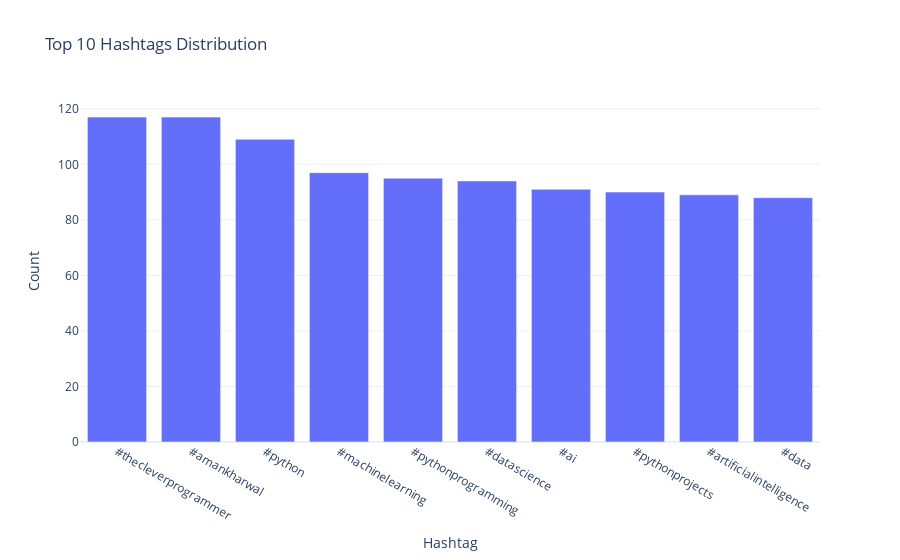

Here is the notebook cell this chart was saved with:
### Markdown cell above
Q.12: Havea look at the distribution of hashtags to see which hashtag is used the most in all the
posts as shown below

### Code cell
# Assuming 'df' is your DataFrame with a 'Hashtags' column
df['Hashtags'] = df['Hashtags'].astype(str)

# Split the hashtags into a list
hashtags_list = df['Hashtags'].str.split()

# Flatten the list of hashtags
all_hashtags = [item for sublist in hashtags_list for item in sublist]

# Create a DataFrame with the hashtag counts
hashtags_df = pd.DataFrame(all_hashtags, columns=['Hashtag'])
hashtags_counts = hashtags_df['Hashtag'].value_counts().reset_index()
hashtags_counts.columns = ['Hashtag', 'Count']

# Create a bar chart using Plotly Express
fig = px.bar(hashtags_counts.head(10), x='Hashtag', y='Count', title='Top 10 Hashtags Distribution')

# Show the Plotly figure
fig.show()

### Figure 1 — Plotly figure (JSON) as saved in the notebook; plotly's stock layout.template omitted (floating-point values rounded to 4 significant figures)
{"data": [{"alignmentgroup": "True", "hovertemplate": "Hashtag=%{x}<br>Count=%{y}<extra></extra>", "legendgroup": "", "marker": {"color": "#636efa", "pattern": {"shape": ""}}, "name": "", "offsetgroup": "", "orientation": "v", "showlegend": false, "textposition": "auto", "type": "bar", "x": ["#thecleverprogrammer", "#amankharwal", "#python", "#machinelearning", "#pythonprogramming", "#datascience", "#ai", "#pythonprojects", "#artificialintelligence", "#data"], "xaxis": "x", "y": [117, 117, 109, 97, 95, 94, 91, 90, 89, 88], "yaxis": "y"}], "layout": {"barmode": "relative", "legend": {"tracegroupgap": 0}, "title": {"text": "Top 10 Hashtags Distribution"}, "xaxis": {"anchor": "y", "domain": [0, 1], "title": {"text": "Hashtag"}}, "yaxis": {"anchor": "x", "domain": [0, 1], "title": {"text": "Count"}}}}
